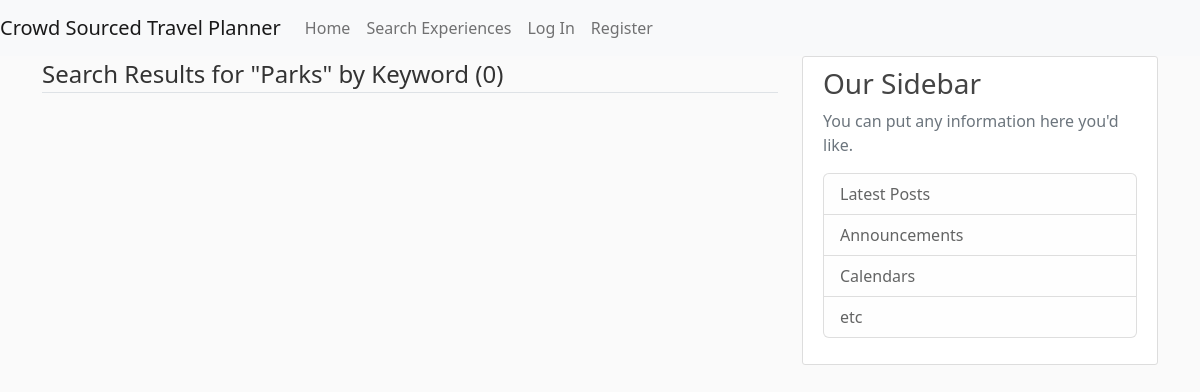
The app's page /keyword/Parks, older data.
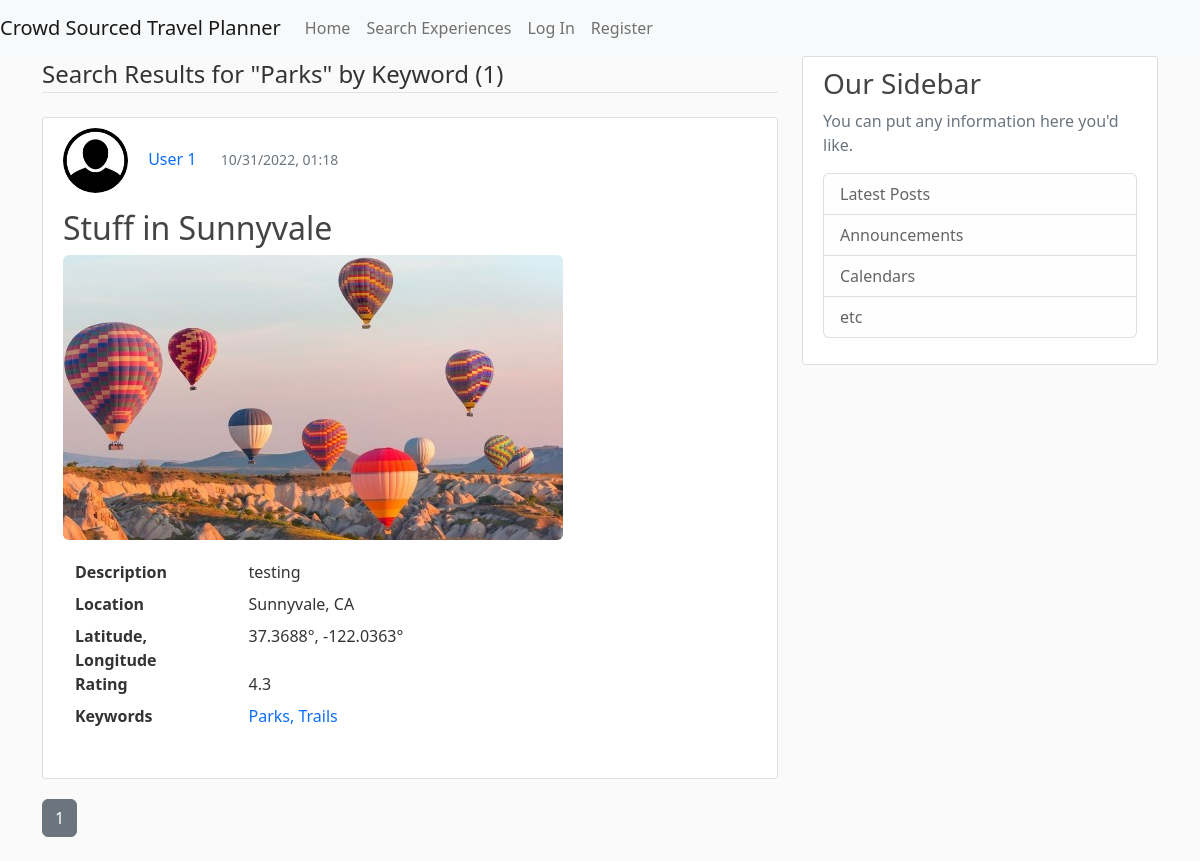
The same page, newer data.
### CrowdSourcedTravelPlanner/models.py (models this page shows, shortened)
class Keyword(db.Model):
    __tablename__ = "keywords"
    id = db.Column(db.Integer, primary_key=True)
    keyword_text = db.Column(db.String, nullable=False)
    experience_id = db.Column(db.Integer, db.ForeignKey('experience.id'))
    experience = db.relationship("Experience", back_populates="keywords")

class Experience(db.Model):
    id = db.Column(db.Integer, primary_key=True)
    title = db.Column(db.String(100), nullable=False)
    description = db.Column(db.Text, nullable=False)
    location = db.Column(db.String(100), nullable=False)
    rating = db.Column(db.Float, nullable=False)
    date_posted = db.Column(db.DateTime, nullable=False, default=datetime.utcnow)
    image_file = db.Column(db.String(20), nullable=False, default='default.jpg')
    user_id = db.Column(db.Integer, db.ForeignKey('user.id'), nullable=False)
    latitude = db.Column(db.Float, nullable=True)  # Temporarily nullable for now while I'm testing
    longitude = db.Column(db.Float, nullable=True)  # Re-evaluate later
    keywords = db.relationship('Keyword', order_by=Keyword.id, back_populates='experience')

class User(db.Model, UserMixin):
    id = db.Column(db.Integer, primary_key=True)
    username = db.Column(db.String(20), unique=True, nullable=False)
    email = db.Column(db.String(120), unique=True, nullable=False)
    image_file = db.Column(db.String(20), nullable=False, default='default.jpg')
    password = db.Column(db.String(60), nullable=False)
    date_account_created = db.Column(db.DateTime, nullable=False, default=datetime.utcnow)
    experiences = db.relationship('Experience', backref='author', lazy=True)
    trips = db.relationship('Trip', backref='author', lazy=True)
    location = db.Column(db.String(100), nullable=True, default="")
    latitude = db.Column(db.Float, nullable=True)  # Temporarily nullable for now while I'm testing
    longitude = db.Column(db.Float, nullable=True)  # Re-evaluate later
    sort = db.Column(db.String(20), nullable=True, default='recent')

### CrowdSourcedTravelPlanner/routes.py (the view)
@app.route("/keyword/<string:keyword_text>")
def keyword(keyword_text):
    page = request.args.get('page', 1, type=int)
    experiences = Experience.query \
        .filter(Experience.keywords.any(Keyword.keyword_text.like('%' + keyword_text + '%'))) \
        .order_by(Experience.title) \
        .paginate(page=page, per_page=5)
    return render_template('keyword.html', experiences=experiences, keyword_text=keyword_text)

### CrowdSourcedTravelPlanner/templates/keyword.html
{% extends "pageLayout.html" %}
{% block content %}
    <legend class="border-bottom mb-4">Search Results for "{{ keyword_text }}" by Keyword ({{ experiences.total }})</legend>
    {% for experience in experiences.items %}
        <article class="media content-section">
            <div class="media-body">
                <ul>
                    <li style="display:inline-block;">
                        <a href="{{ url_for('user_experiences', username=experience.author.username) }}">
                            <img class="rounded-circle article-img"
                                 src="{{ url_for('static', filename='profile_pics/' + experience.author.image_file) }}">
                        </a>
                    </li>
                    <li style="display:inline-block;">
                        <a class="mr-2 text-decoration-none" href="{{ url_for('user_experiences', username=experience.author.username) }}">{{ experience.author.username }}</a>
                    </li>
                    <li style="display:inline-block; padding-left: 20px;">
                        <small class="text-muted ">{{ experience.date_posted.strftime('%m/%d/%Y, %H:%M') }}</small>
                    </li>
                </ul>
                <h2><a class="article-title text-decoration-none"
                       href="{{ url_for('experience', experience_id=experience.id) }}">{{ experience.title }}</a></h2>
                <a href="{{ url_for('experience', experience_id=experience.id) }}">
                    <img class="img-rounded"
                         src="{{ url_for('static', filename='experience_pics/' + experience.image_file) }}">
                </a>
                <div class="container" style="margin-top: 20px;">
                    <dl class="row">
                        <dt class="col-sm-3">Description</dt>
                        <dd class="col-sm-9">{{ experience.description }}</dd>
                        <dt class="col-sm-3">Location</dt>
                        <dd class="col-sm-9">{{ experience.location }}</dd>
                        <dt class="col-sm-3">Latitude, Longitude</dt>
                        <dd class="col-sm-9">
                            {% if experience.latitude != -200 and experience.longitude != -200 %}
                                {{ experience.latitude }}°, {{ experience.longitude }}°
                            {% else %}
                                Latitude and Longitude not found for this location.
                            {% endif %}
                        </dd>
                        <dt class="col-sm-3">Rating</dt>
                        <dd class="col-sm-9">{{ experience.rating }}</dd>
                        <dt class="col-sm-3">Keywords</dt>
                        <dd class="col-sm-9">
                            {% if experience.keywords|length == 1 %}
                                <ul>
                                    <li style="display:inline-block;">
                                        <a class="mr-2 text-decoration-none" href="{{ url_for('keyword', keyword_text=experience.keywords[0].keyword_text) }}">{{ experience.keywords[0].keyword_text }}</a>
                                    </li>
                                </ul>
                            {% elif experience.keywords|length > 1 %}
                                <ul>
                                    {% for keyword in experience.keywords[:-1] %}
                                        <li style="display:inline-block;">
                                            <a class="mr-2 text-decoration-none" href="{{ url_for('keyword', keyword_text=keyword.keyword_text) }}">{{ keyword.keyword_text }}, </a>
                                        </li>
                                    {% endfor %}
                                    <li style="display:inline-block;">
                                        <a class="mr-2 text-decoration-none" href="{{ url_for('keyword', keyword_text=experience.keywords[-1].keyword_text) }}">{{ experience.keywords[-1].keyword_text }}</a>
                                    </li>
                                </ul>
                            {% endif %}
                        </dd>
                    </dl>
                </div>
            </div>
        </article>
    {% endfor %}
    {% for page_num in experiences.iter_pages() %}
        {% if page_num %}
            {% if experiences.page == page_num %}
                <a class="btn btn-secondary mb-4" href="{{ url_for('keyword', keyword_text=keyword_text, page=page_num) }}">{{ page_num }}</a>
            {% else %}
                <a class="btn btn-outline-secondary mb-4" href="{{ url_for('keyword', keyword_text=keyword_text, page=page_num) }}">{{ page_num }}</a>
            {% endif %}
        {% else %}
            ...
        {% endif %}
    {% endfor %}
{% endblock content %}}

Row changes from the older to the newer data that the page shows:
now on this page (row edited): Keyword: keyword_text "Parks"
now on this page (row edited): Experience: image_file (placeholder picture), author.username "User 1", date_posted "10/31/2022, 01:18", title "Stuff in Sunnyvale", description "testing", location "Sunnyvale, CA", latitude "37.3688", longitude "-122.0363", rating "4.3", keyword_text "Trails"
Text that changed along with them:
{{ experiences.total }}: "0" → "1"
{{ keyword_text }}: "Parks" → (not shown)
new list line: "1"
